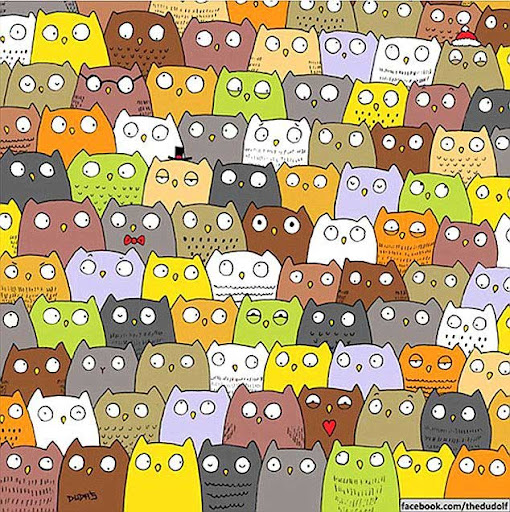
#> input picture Counting/cat.jpg, 510 x 512 px, given as the content of the folder match_template/Counting/pair_boot, which was not available
$ jupyter execute counting_pair_boot.ipynb   (text cells are left out)
#> lines starting #> are read from the running program, lines starting #| are printed output that depends on the picture; after the words box and inside, x2 and y2 are one past the last pixel; in counts of white or black regions, pixels touching at a corner belong together; long printed decimals are rounded; pictures that were not available may be replaced by others from this repository, and a replacement may not be noted
[cell 1]
import numpy as np
import matplotlib.pyplot as plt
import cv2
import os
import sys
import random

[cell 2]
image_path = "Counting/pair_boot.jpg"
template__folder_path = os.path.join("match_template", image_path[:-4])
template__folder_path

[cell 3]
def get_template(folder_path: str):
#> called with folder_path = 'match_template/Counting/pair_boot'
    templates = []
    for file in os.listdir(folder_path):
        template = cv2.imread(os.path.join(folder_path, file))
#> template is the input picture: shape (512, 510, 3); mean B, G, R 116.1, 162.7, 184.5
        templates.append(template)
    return templates

[cell 4]
def plot_image(image: np.array, title: str= "", type: str="rgb"):
    if type == "gray":
        plt.imshow(image, cmap="gray")
    else:
        plt.imshow(image[:, :, ::-1])
    plt.title(title)
    plt.show()

[cell 5]
templates = get_template(template__folder_path)
#> templates = 1 item

[cell 6]
for idx in range(len(templates)):
    plt.subplot(3, 3, idx + 1)
    img = templates[idx]
    # print(img)
    plt.imshow(templates[idx][:, :, ::-1])
#> this loop made 1 pass

[cell 7]
image_rgb = cv2.imread(image_path)
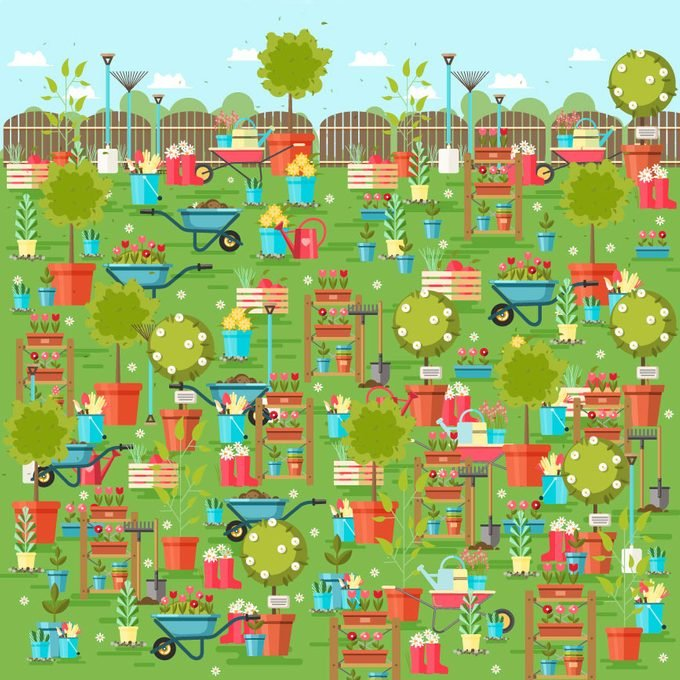
#> input picture Counting/pair_boot.jpg, 680 x 680 px
#> image_rgb is the input picture: shape (680, 680, 3); mean B, G, R 111.4, 177.2, 156.6

[cell 8]
plot_image(image_rgb, "Image")

[cell 9]
templates_gray = [cv2.cvtColor(template, cv2.COLOR_BGR2GRAY) for template in templates]
#> templates_gray = 1 item
image_gray = cv2.cvtColor(image_rgb, cv2.COLOR_BGR2GRAY)
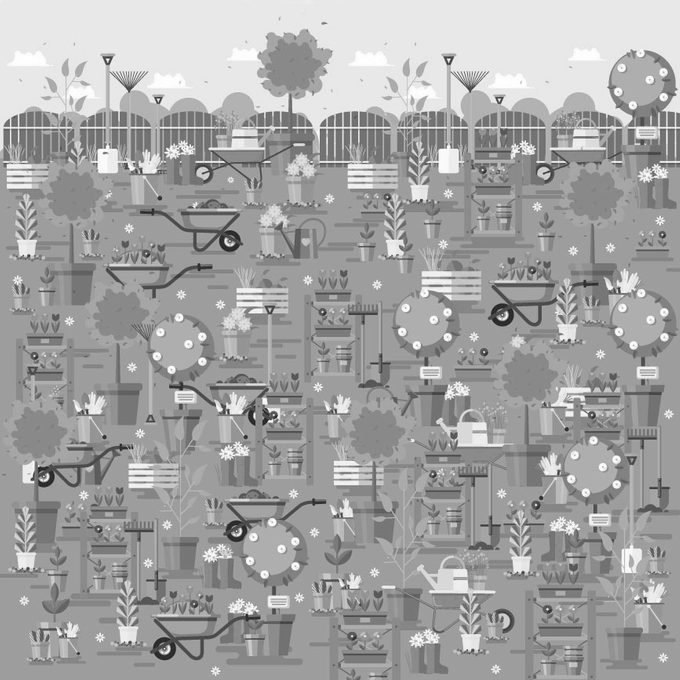
#> image_gray: shape (680, 680); min 23, max 255, mean 163.5

[cell 10]
for idx in range(len(templates_gray)):
    plt.subplot(3, 3, idx + 1)
    img = templates_gray[idx]
    # print(img)
    plt.imshow(templates_gray[idx], cmap="gray")
#> this loop made 1 pass
#> pass 1, `img = templates_gray[idx]`:
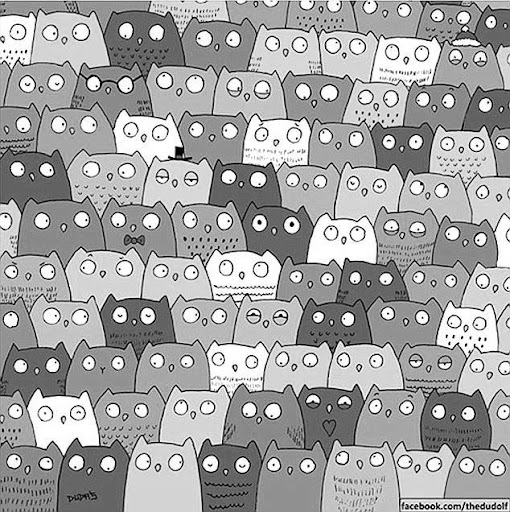
#> img: shape (512, 510); min 0, max 255, mean 163.9

[cell 11]
plt.imshow(image_gray, cmap="gray")

[cell 12]
def eliminate_color(image: np.array):
    """
    Input: gray image

    Output: binary image

    Process:
    detect edge using canny edge detection
    revert the color of the edge
    thresholding
    """
    edges = cv2.Canny(image, 127, 255)
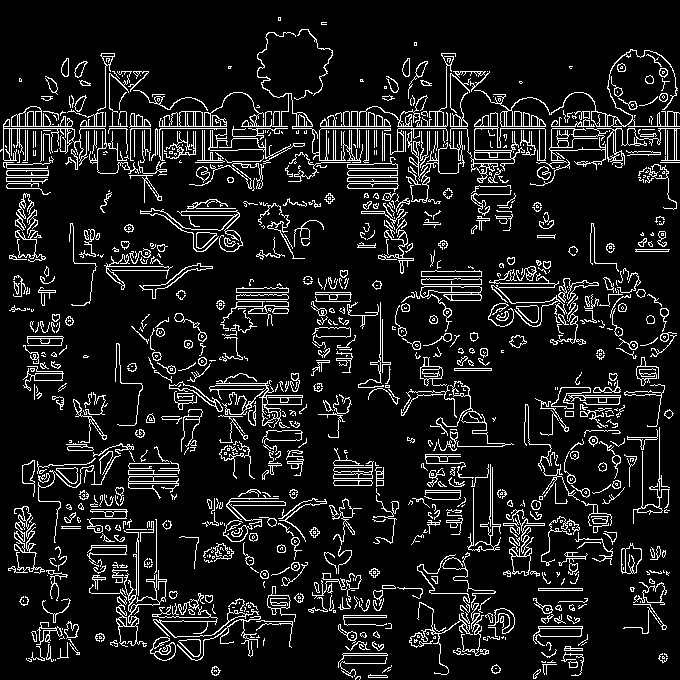
#> edges: shape (680, 680); 10.5% white in thin lines or dots
    edges = cv2.GaussianBlur(255 - edges, (3, 3), 0)
    # edges = 255 - edges
    _, binary_img = cv2.threshold(edges, 240, 255, cv2.THRESH_BINARY)
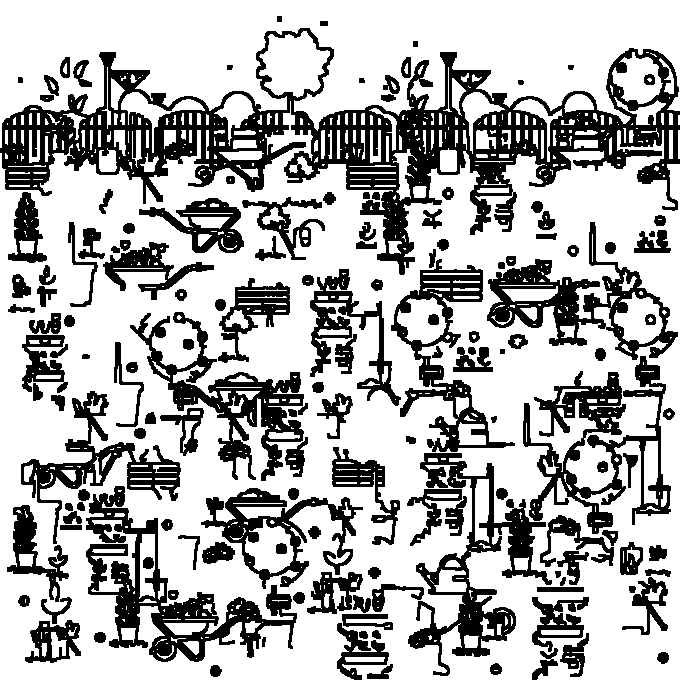
#> binary_img: shape (680, 680); 69.4% white; 149 black regions, largest, box (x1, y1, x2, y2) and area: (0, 28, 680, 275) 41054, (86, 486, 297, 662) 9710, (523, 356, 671, 534) 8120

    return binary_img

[cell 13]
# clahe = cv2.createCLAHE(clipLimit=1.5, tileGridSize=(8, 8))
# check_image_gray = clahe.apply(image_gray)
# plt.imshow(check_image_gray, cmap="gray")

[cell 14]
# image_gray = check_image_gray

[cell 15]
processed_image = eliminate_color(image_gray)

[cell 16]
plt.figure(figsize=(12, 6))

plt.subplot(121)
plt.imshow(image_gray, cmap="gray")

plt.subplot(122)
plt.imshow(processed_image, cmap="gray")

[cell 17]
processed_template = [eliminate_color(template) for template in templates_gray]
#> in eliminate_color (call 2), `edges = cv2.Canny(image, 127, 255)`:
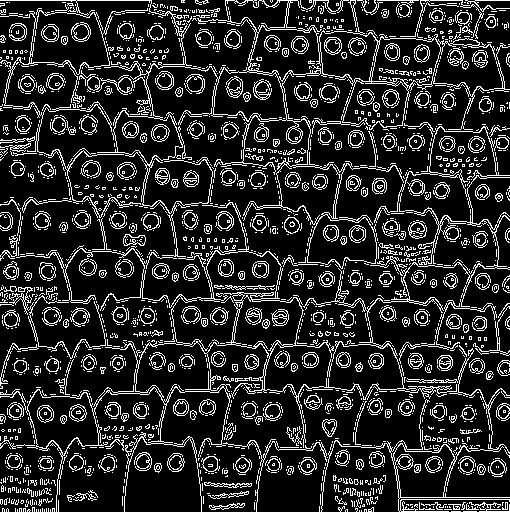
#> edges: shape (512, 510); 16.2% white in thin lines or dots
#> in eliminate_color (call 2), `edges = cv2.GaussianBlur(255 - edges, (3, 3), 0)`:
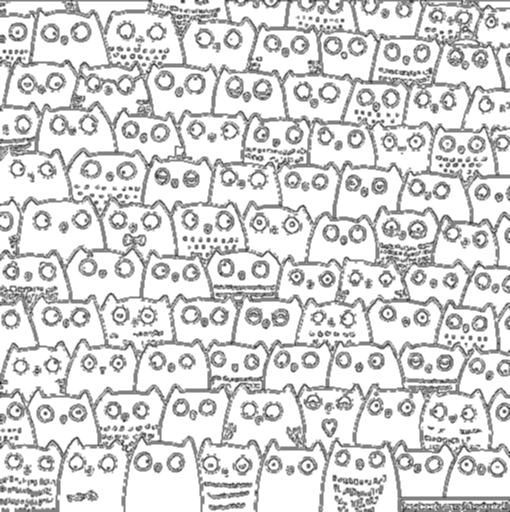
#> edges: shape (512, 510); min 32, max 255, mean 213.7
#> in eliminate_color (call 2), `_, binary_img = cv2.threshold(edges, 240, 255, cv2.THRESH_BINARY)`:
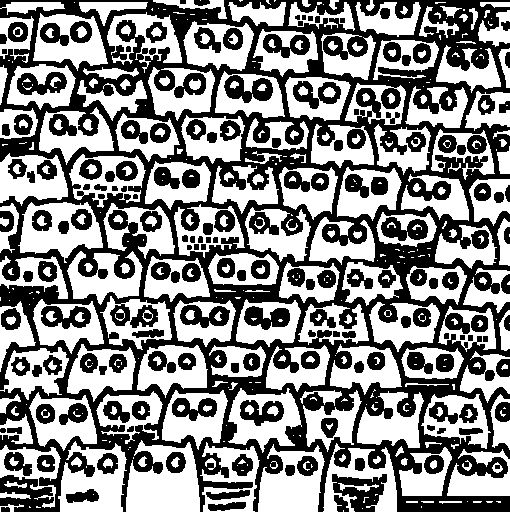
#> binary_img: shape (512, 510); 53% white; 172 black regions, largest, box (x1, y1, x2, y2) and area: (0, 0, 510, 512) 86135, (332, 474, 387, 512) 1146, (224, 75, 273, 103) 782
#> processed_template = 1 item
plt.figure(figsize=(12, 6))
for idx in range(len(processed_template)):
    plt.subplot(3, 3, idx + 1)
    plt.imshow(processed_template[idx], cmap="gray")

[cell 18]
def check_overlap(box1, box2, overlap_threshold=0.5):
    """
    Input:
    box1: Tuple (x1, y1, w1, h1) of the first bounding box
    box2: Tuple (x2, y2, w2, h2) of the second bounding box
    """
    x1, y1, w1, h1 = box1
    x2, y2, w2, h2 = box2

    # Calculate the coordinates of the intersection rectangle
    x_left = max(x1, x2)
    y_top = max(y1, y2)
    x_right = min(x1 + w1, x2 + w2)
    y_bottom = min(y1 + h1, y2 + h2)

    # Check if there is an intersection
    if x_right < x_left or y_bottom < y_top:
        return False

    intersection_area = (x_right - x_left) * (y_bottom - y_top)

    # Calculate the area of the first bounding box
    box1_area = w1 * h1

    # Calculate the overlap ratio
    overlap_ratio = intersection_area / box1_area

    # Return True if the overlap ratio is greater than or equal to the threshold
    return overlap_ratio >= overlap_threshold

[cell 19]
def find_bounding_boxs(image: np.array, templates: np.array, selecting_threshold: float=0.95, plot_match_map: bool=False, title: str=""):
#> called with selecting_threshold = -50, plot_match_map = False, title = 'Gray Match Map'
    check = []
    if plot_match_map:
        plt.figure(figsize=(12, 6))
        plt.title(title)
    for idx in range(len(templates)):
        # print(template.shape)
        template = templates[idx]
        h, w = template.shape[:2]
        res = cv2.matchTemplate(image, template, cv2.TM_CCOEFF_NORMED)
        if plot_match_map:
            plt.subplot(3, 3, idx + 1)
            plt.imshow(res, cmap="gray")


        # res = cv2.matchTemplate(image, template, cv2.TM_CCORR_NORMED)

        if selecting_threshold > 0 and selecting_threshold < 1:
            threshold = sorted(res.flatten())[int(0.95 * len(res.flatten()))]
        else:
            threshold = sorted(res.flatten())[selecting_threshold]
        loc = np.where(res >= threshold)

        x, y = loc[::-1]
        for i in range(len(x)):
            score = res[y[i], x[i]]
            check.append((score, x[i], y[i], w, h))
#> this loop made 1 pass
#> (h, w, threshold, loc) on pass 1: (512, 510, 0.0729, 50 positions, rows 22 to 28, columns 153 to 165)
#> pass 1, in find_bounding_boxs, `res = cv2.matchTemplate(image, template, cv2.TM_CCOEFF_NORMED)`:
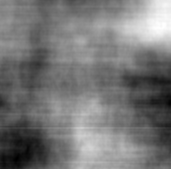
#> res: shape (169, 171) float32; min -0.0484, max 0.0749, mean 0.00897; drawn with min black and max white
#> after the loop, check = 50 items, first 6: (0.0732, 157, 22, 510, 512), (0.0733, 157, 23, 510, 512), (0.0737, 158, 23, 510, 512), (0.0733, 159, 23, 510, 512), (0.074, 162, 23, 510, 512), (0.0749, 163, 23, 510, 512)

    return check

[cell 20]
def convert_image_template(image: np.array, templates: list[np.array], covert_type: str="binary", convert_param: tuple= None):
    """
    Convert the image by given type (binary, flip,...)
    """
    if covert_type == "binary":
        processed_image = eliminate_color(image)
        processed_templates = [eliminate_color(template) for template in templates]
    elif covert_type == "flip":
        processed_image = image
        processed_templates = [cv2.flip(template, convert_param) for template in templates]
        processed_image = eliminate_color(image)
        processed_templates = [eliminate_color(template) for template in processed_templates]
    else:
        return None
    return processed_image, processed_templates

[cell 21]
def plot(images, title= ""):
        if isinstance(images, list):
            plt.figure(figsize=(12, 6))
            for idx in range(len(images)):
                plt.subplot(3, 3, idx + 1)
                plt.imshow(images[idx], cmap="gray")
                plt.title(title)
            plt.show()
        else:
            plt.imshow(images, cmap="gray")
            plt.title(title)
            plt.show()

[cell 22]
def recalculate_score_with_square_error(bboxes: list[tuple], image: np.array, templates: list[np.array]):
    mse = []
    for box in bboxes:
        x, y, w, h = box[1:]
        check_template = None
        for template in templates:
            if template.shape[0] == h and template.shape[1] == w:
                check_template = template
                break
        if check_template is None:
            mse.append(0)

        else:
            try:
                mse.append(np.sum(image[y: y + h, x: x + w] - check_template)**2)
                # print(w,h )
            except Exception as e:
                print(e)
                print(w, h)
                print(check_template.shape)
                print(processed_image.shape)

    mse = np.array(mse)
    mse = mse / np.linalg.norm(mse, np.inf) # max
    for i in range(len(bboxes)):
        bboxes[i] = ((mse[i] + bboxes[i][0])/2, bboxes[i][1], bboxes[i][2], bboxes[i][3], bboxes[i][4])
    return bboxes

[cell 23]
def apply_templates(image, templates, original_image= None,
                    plot_processed_image= True, convert_config: list = None, convert_param: list = None,
                    selecting_threshold= 0.95, overlap_threshold=0.5,
                    plot_match_map= False, bounding_box_threshold=0.7):
    """
    Input:
    image: np.array of the image (gray or rgb)
    templates: list of np.array of the templates (gray or rgb)
    original_image: np.array of the original image (rgb)
    plot_processed_image: bool to plot the processed image
    convert_config: list of str of the convert type (binary, flip)
    convert_param: list of tuple of the convert parameter for converting the image
    selecting_threshold: the precentage of eliminate the low score bounding box or - number of taken bounding box
    overlap_threshold: the threshold of the overlap ratio between two bounding box
    plot_match_map: bool to plot the match map of the templates
    bounding_box_threshold: the percentage of eliminate bounding box
    """


    ## get all possible bounding boxes
    ####################
    if plot_processed_image:
        plot(templates, title= "Gray Templates")

    bboxes = []
    bboxes.extend(find_bounding_boxs(image, templates, selecting_threshold, plot_match_map= plot_match_map, title= "Gray Match Map"))
    if convert_config is not None:
        for convert_type, convert_param in zip(convert_config, convert_param):
            processed_image, processed_templates = convert_image_template(image, templates, convert_type, convert_param)
            new_bboxes = find_bounding_boxs(processed_image, processed_templates, selecting_threshold, plot_match_map= plot_match_map, title= convert_type + " Match Map")

            # recalculate bounding box_score by square error
            if convert_type == "binary":
                new_bboxes = recalculate_score_with_square_error(new_bboxes, image, templates)
            if convert_type == "binary":
                new_bboxes = recalculate_score_with_square_error(new_bboxes, image, processed_templates)


            bboxes.extend(new_bboxes)
            if plot_processed_image:
                plot([image, processed_image], "Original and Processed Image " + convert_type)
                plot(processed_templates, title= "Processed Templates " + convert_type)
#> after the loop, bboxes = 150 items, first 6: (0.0732, 157, 22, 510, 512), (0.0733, 157, 23, 510, 512), (0.0737, 158, 23, 510, 512), (0.0733, 159, 23, 510, 512), (0.074, 162, 23, 510, 512), (0.0749, 163, 23, 510, 512)
    else:
        plot(image, "Original Image")


    # sort the bounding boxes
    check = sorted(bboxes, key=lambda x: x[0], reverse=True)
#> check = 150 items, first 6: (0.74, 126, 41, 510, 512), (0.71, 116, 82, 510, 512), (0.709, 116, 83, 510, 512), (0.706, 115, 87, 510, 512), (0.703, 120, 160, 510, 512), (0.699, 0, 128, 510, 512)
    # print(len(check))

    ## reduce the bounding boxes
    ##############################
    #check overlap
    bb_res = []
    for i in range(len(check)):
        if len(bb_res) == 0:
            bb_res.append(check[i])
        else:
            flag = True
            for box in bb_res:
                if check_overlap(box[1:], check[i][1:], overlap_threshold):
                    flag = False
                    break
            if flag:
                bb_res.append(check[i])
#> this loop made 150 passes

    ## eliminate by quality threshold
    mean_score = np.mean([x[0] for x in bb_res])
    print("lowest score: ", bb_res[-1][0])
#| lowest score:  0.7403
    print("highest score: ", bb_res[0][0])
#| highest score:  0.7403
    print("mean score: ", mean_score)
#| mean score:  0.7403
    score_threshold = bb_res[int((1 - bounding_box_threshold) * len(bb_res))][0]
    print("score threshold: ", score_threshold)
#| score threshold:  0.7403
    bb_res = [x for x in bb_res if x[0] > score_threshold]


    #############plot the bounding box

    bb_res = [x[1:] for x in bb_res]
    if original_image is not None:
        res_image = original_image.copy()
        for bb in bb_res:
            cv2.rectangle(res_image, bb[:2], (bb[0] + bb[2], bb[1] + bb[3]), (0,0,255), 2)
#> this loop made 0 passes

        plt.figure(figsize=(12, 6))
        plt.imshow(res_image[:, :, ::-1])
        for idx in range(len(bb_res)):
            bb = bb_res[idx]
            plt.annotate(str(idx + 1), (bb[0] - 10 , bb[1] + 10), color="yellow", fontsize=15)
    return bb_res

[cell 24]
convert_config = ["binary", "flip"]
convert_param = [None, 1]
bb= apply_templates(image_gray,templates_gray,original_image= image_rgb, plot_processed_image= False, selecting_threshold= -50,
                    overlap_threshold= 0.01, plot_match_map= False, bounding_box_threshold= 0.85, convert_config= convert_config, convert_param= convert_param)
len(bb)
#> Out = 0

[cell 25]
convert_config = ["binary", "flip"]
convert_param = [None, 1]
bb= apply_templates(image_gray,templates_gray,original_image= image_rgb, plot_processed_image= True, selecting_threshold= -50,
                    overlap_threshold= 0.1, plot_match_map= True, bounding_box_threshold= 0.8, convert_config= convert_config, convert_param= convert_param)
#> the loop in plot, `for idx in range(len(images)):` made 1 pass
#> the loop in apply_templates (call 2), `for convert_type, convert_param in zip(convert_config, convert_param):` made 2 passes
#> pass 2, in plot (call 4), `plt.show()`:
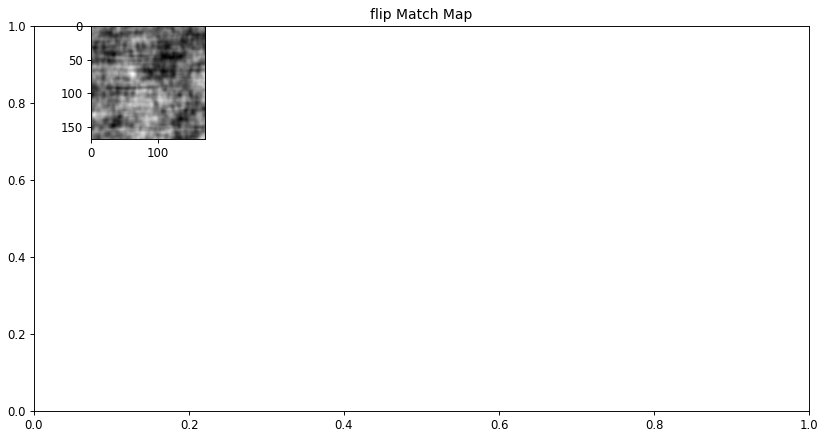
#> figure drawn by matplotlib, 1 panel
#> the loop in apply_templates (call 2), `for i in range(len(check)):` made 150 passes
#| lowest score:  0.7403
#| highest score:  0.7403
#| mean score:  0.7403
#| score threshold:  0.7403
len(bb)
#> Out = 0
